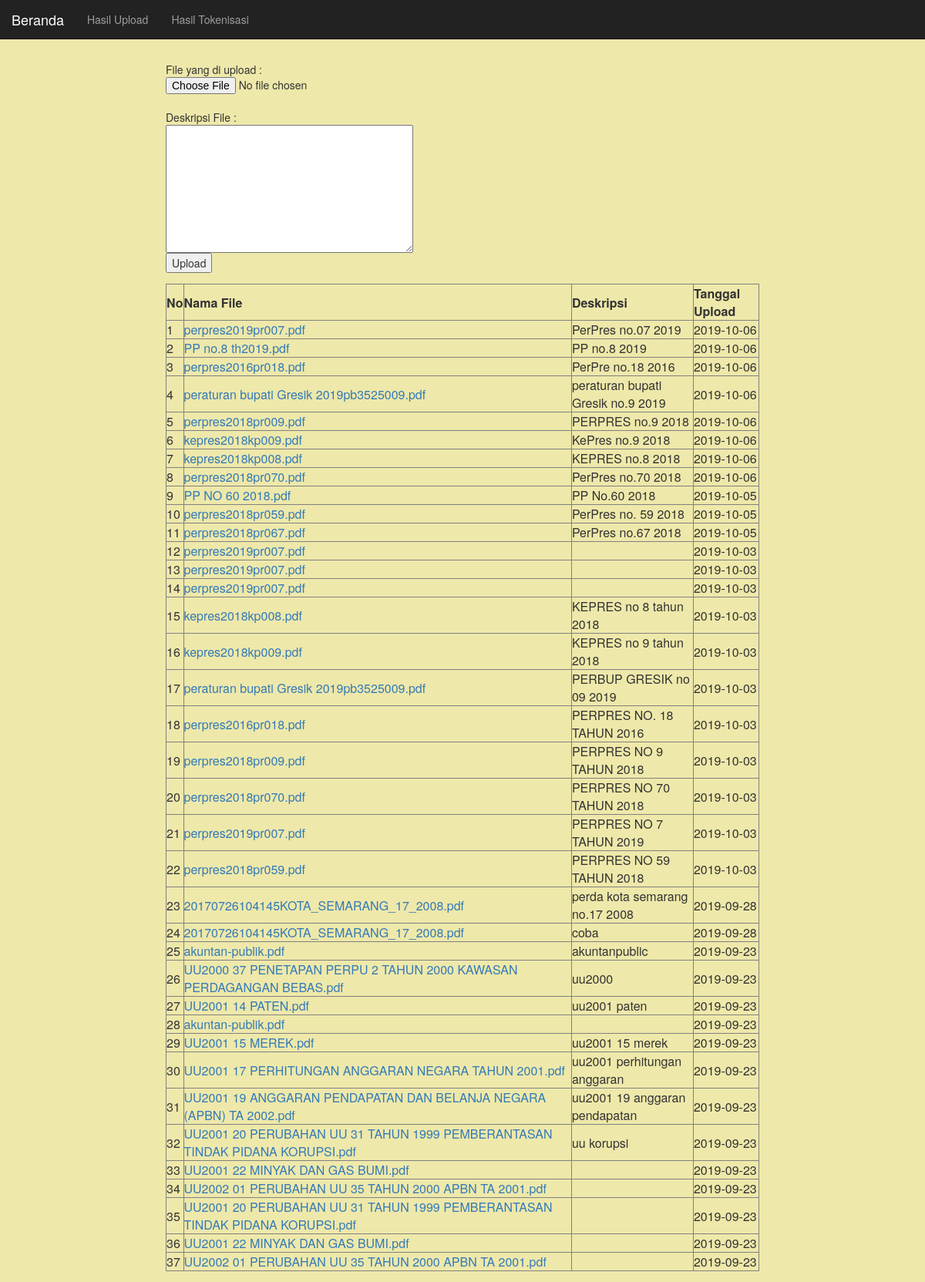
/upload.php, run on the app's committed database.
### tables this page shows
CREATE TABLE `upload` (
  `nama_file` varchar(200) NOT NULL,
  `deskripsi` varchar(255) NOT NULL,
  `tgl_upload` date NOT NULL
);

### upload.php (the view, shortened to what this page needs)
<html>
<?php include 'navbar.php';?>
<body>
<form enctype="multipart/form-data" method="POST" action="hasil_upload.php">
File yang di upload : <input type="file" name="fupload"><br>
Deskripsi File : <br>
<textarea name="deskripsi" rows="8" cols="40"></textarea><br>
<input type=submit value=Upload>
</form>
<?php
$servername = "localhost";
$username = "id11041702_stbi";
$password = "mei271990";
$dbname = "id11041702_stbi";
$connection = mysqli_connect($servername, $username, $password, $dbname);
$query = mysqli_query($connection,"SELECT * FROM upload ORDER BY tgl_upload DESC");
?>
<form action="" method="post">
    <table border="1" cellpadding="0" cellspacing="0">
        <tr>
            <th>No</th>
            <th>Nama File</th>
            <th>Deskripsi</th>
            <th>Tanggal Upload</th>
        </tr>
        <?php if(mysqli_num_rows($query)>0){ ?>
        <?php
            $no = 1;
            while($data = mysqli_fetch_array($query)){
        ?>
        <tr>
            <td><?php echo $no ?></td>
            <td><a href="files/<?php echo $data["nama_file"];?>"><?php echo $data["nama_file"];?></a></td>
            <td><?php echo $data["deskripsi"];?></td>
            <td><?php echo $data["tgl_upload"];?></td>
        </tr>
        <?php $no++; } ?>
        <?php } ?>
    </table>
</form>

### navbar.php (shortened to what this page needs)
<!DOCTYPE html>
<html lang="en">
<head>
  <link rel="stylesheet" href="https://maxcdn.bootstrapcdn.com/bootstrap/3.3.7/css/bootstrap.min.css">
</head>
<body style="height:1500px" >
<div class="parallax" >
<nav class="navbar navbar-inverse navbar-fixed-top" >
  <div class="container-fluid">
    <div class="navbar-header" positon="center">
      <a class="navbar-brand" href="index.php">Beranda</a>
    </div>
    <ul class="nav navbar-nav">
      <li><a href="upload.php">Hasil Upload</a></li>
      <li><a href="hasil_tokenisasi.php">Hasil Tokenisasi</a></li>
    </ul>
  </div>
</nav>
<div class="container-fluid text-center">
  <div class="row content">
    <div class="col-sm-8 text-left">
<br>
<br>
<br>
<br>
</body>
</html>

### navbar.php (style rules this page uses)
body { background-color: palegoldenrod; }
.parallax { min-height: 500px; background-attachment: fixed; background-position: center; background-repeat: no-repeat; background-size: cover; }

### data on the page
upload: nama_file "perpres2019pr007.pdf", deskripsi "PerPres no.07 2019", tgl_upload "2019-10-06"
upload: nama_file "PP no.8 th2019.pdf", deskripsi "PP no.8 2019", tgl_upload "2019-10-06"
upload: nama_file "perpres2016pr018.pdf", deskripsi "PerPre no.18 2016", tgl_upload "2019-10-06"
upload: nama_file "peraturan bupati Gresik 2019pb3525009.pdf", deskripsi "peraturan bupati Gresik no.9 2019", tgl_upload "2019-10-06"
upload: nama_file "perpres2018pr009.pdf", deskripsi "PERPRES no.9 2018", tgl_upload "2019-10-06"
upload: nama_file "kepres2018kp009.pdf", deskripsi "KePres no.9 2018", tgl_upload "2019-10-06"
upload: nama_file "kepres2018kp008.pdf", deskripsi "KEPRES no.8 2018", tgl_upload "2019-10-06"
upload: nama_file "perpres2018pr070.pdf", deskripsi "PerPres no.70 2018", tgl_upload "2019-10-06"
upload: nama_file "PP NO 60 2018.pdf", deskripsi "PP No.60 2018", tgl_upload "2019-10-05"
upload: nama_file "perpres2018pr059.pdf", deskripsi "PerPres no. 59 2018", tgl_upload "2019-10-05"
upload: nama_file "perpres2018pr067.pdf", deskripsi "PerPres no.67 2018", tgl_upload "2019-10-05"
upload: nama_file "perpres2019pr007.pdf", tgl_upload "2019-10-03"
upload: nama_file "perpres2019pr007.pdf", tgl_upload "2019-10-03"
upload: nama_file "perpres2019pr007.pdf", tgl_upload "2019-10-03"
upload: nama_file "kepres2018kp008.pdf", deskripsi "KEPRES no 8 tahun 2018", tgl_upload "2019-10-03"
upload: nama_file "kepres2018kp009.pdf", deskripsi "KEPRES no 9 tahun 2018", tgl_upload "2019-10-03"
upload: nama_file "peraturan bupati Gresik 2019pb3525009.pdf", deskripsi "PERBUP GRESIK no 09 2019", tgl_upload "2019-10-03"
upload: nama_file "perpres2016pr018.pdf", deskripsi "PERPRES NO. 18 TAHUN 2016", tgl_upload "2019-10-03"
upload: nama_file "perpres2018pr009.pdf", deskripsi "PERPRES NO 9 TAHUN 2018", tgl_upload "2019-10-03"
upload: nama_file "perpres2018pr070.pdf", deskripsi "PERPRES NO 70 TAHUN 2018", tgl_upload "2019-10-03"
upload: nama_file "perpres2019pr007.pdf", deskripsi "PERPRES NO 7 TAHUN 2019", tgl_upload "2019-10-03"
upload: nama_file "perpres2018pr059.pdf", deskripsi "PERPRES NO 59 TAHUN 2018", tgl_upload "2019-10-03"
upload: nama_file "20170726104145KOTA_SEMARANG_17_2008.pdf", deskripsi "perda kota semarang no.17 2008", tgl_upload "2019-09-28"
upload: nama_file "20170726104145KOTA_SEMARANG_17_2008.pdf", deskripsi "coba", tgl_upload "2019-09-28"
upload: nama_file "akuntan-publik.pdf", deskripsi "akuntanpublic", tgl_upload "2019-09-23"
upload: nama_file "UU2000 37 PENETAPAN PERPU 2 TAHUN 2000 KAWASAN PERDAGANGAN BEBAS.pdf", deskripsi "uu2000", tgl_upload "2019-09-23"
upload: nama_file "UU2001 14 PATEN.pdf", deskripsi "uu2001 paten", tgl_upload "2019-09-23"
upload: nama_file "akuntan-publik.pdf", tgl_upload "2019-09-23"
upload: nama_file "UU2001 15 MEREK.pdf", deskripsi "uu2001 15 merek", tgl_upload "2019-09-23"
upload: nama_file "UU2001 17 PERHITUNGAN ANGGARAN NEGARA TAHUN 2001.pdf", deskripsi "uu2001 perhitungan anggaran", tgl_upload "2019-09-23"
upload: nama_file "UU2001 19 ANGGARAN PENDAPATAN DAN BELANJA NEGARA (APBN) TA 2002.pdf", deskripsi "uu2001 19 anggaran pendapatan", tgl_upload "2019-09-23"
upload: nama_file "UU2001 20 PERUBAHAN UU 31 TAHUN 1999 PEMBERANTASAN TINDAK PIDANA KORUPSI.pdf", deskripsi "uu korupsi", tgl_upload "2019-09-23"
upload: nama_file "UU2001 22 MINYAK DAN GAS BUMI.pdf", tgl_upload "2019-09-23"
upload: nama_file "UU2002 01 PERUBAHAN UU 35 TAHUN 2000 APBN TA 2001.pdf", tgl_upload "2019-09-23"
upload: nama_file "UU2001 20 PERUBAHAN UU 31 TAHUN 1999 PEMBERANTASAN TINDAK PIDANA KORUPSI.pdf", tgl_upload "2019-09-23"
upload: nama_file "UU2001 22 MINYAK DAN GAS BUMI.pdf", tgl_upload "2019-09-23"
upload: nama_file "UU2002 01 PERUBAHAN UU 35 TAHUN 2000 APBN TA 2001.pdf", tgl_upload "2019-09-23"
